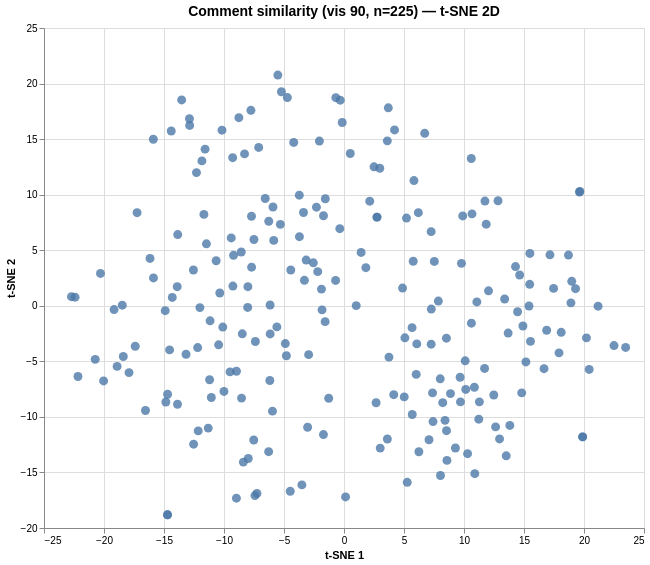

The specification (Vega-Lite) saved for this image:
### Vega specification from a JSON file in a GitHub repository (floating-point values rounded to 4 significant figures; data arrays with more than 128 entries replaced by an {"elided": "..."} marker saying what was removed)
{"$schema": "https://vega.github.io/schema/vega/v6.json", "data": [{"name": "param_1e9efca18e7a2868_store"}, {"name": "source_0", "values": {"elided": "225 records"}}, {"name": "source_0_x_domain_dim_1", "values": [{"min": -22.71, "max": 23.47}]}, {"name": "source_0_y_domain_dim_2", "values": [{"min": -18.82, "max": 20.76}]}], "signals": [{"name": "unit", "value": {}, "on": [{"events": "pointermove", "update": "isTuple(group()) ? group() : unit"}]}, {"name": "param_1e9efca18e7a2868", "update": "vlSelectionResolve(\"param_1e9efca18e7a2868_store\", \"union\")"}, {"name": "param_1e9efca18e7a2868_dim_1", "on": [{"events": [{"source": "view", "type": "dblclick"}], "update": "null"}, {"events": {"signal": "param_1e9efca18e7a2868_translate_delta"}, "update": "panLinear(param_1e9efca18e7a2868_translate_anchor.extent_x, -param_1e9efca18e7a2868_translate_delta.x / width)"}, {"events": {"signal": "param_1e9efca18e7a2868_zoom_delta"}, "update": "zoomLinear(domain(\"x\"), param_1e9efca18e7a2868_zoom_anchor.x, param_1e9efca18e7a2868_zoom_delta)"}]}, {"name": "param_1e9efca18e7a2868_dim_2", "on": [{"events": [{"source": "view", "type": "dblclick"}], "update": "null"}, {"events": {"signal": "param_1e9efca18e7a2868_translate_delta"}, "update": "panLinear(param_1e9efca18e7a2868_translate_anchor.extent_y, param_1e9efca18e7a2868_translate_delta.y / height)"}, {"events": {"signal": "param_1e9efca18e7a2868_zoom_delta"}, "update": "zoomLinear(domain(\"y\"), param_1e9efca18e7a2868_zoom_anchor.y, param_1e9efca18e7a2868_zoom_delta)"}]}, {"name": "param_1e9efca18e7a2868_tuple", "on": [{"events": [{"signal": "param_1e9efca18e7a2868_dim_1 || param_1e9efca18e7a2868_dim_2"}], "update": "param_1e9efca18e7a2868_dim_1 && param_1e9efca18e7a2868_dim_2 ? {unit: \"\", fields: param_1e9efca18e7a2868_tuple_fields, values: [param_1e9efca18e7a2868_dim_1,param_1e9efca18e7a2868_dim_2]} : null"}]}, {"name": "param_1e9efca18e7a2868_tuple_fields", "value": [{"field": "dim_1", "channel": "x", "type": "R"}, {"field": "dim_2", "channel": "y", "type": "R"}]}, {"name": "param_1e9efca18e7a2868_translate_anchor", "value": {}, "on": [{"events": [{"source": "scope", "type": "pointerdown"}], "update": "{x: x(unit), y: y(unit), extent_x: domain(\"x\"), extent_y: domain(\"y\")}"}]}, {"name": "param_1e9efca18e7a2868_translate_delta", "value": {}, "on": [{"events": [{"source": "window", "between": [{"source": "scope", "type": "pointerdown"}, {"source": "window", "type": "pointerup"}], "consume": true, "type": "pointermove"}], "update": "{x: param_1e9efca18e7a2868_translate_anchor.x - x(unit), y: param_1e9efca18e7a2868_translate_anchor.y - y(unit)}"}]}, {"name": "param_1e9efca18e7a2868_zoom_anchor", "on": [{"events": [{"source": "scope", "consume": true, "type": "wheel"}], "update": "{x: invert(\"x\", x(unit)), y: invert(\"y\", y(unit))}"}]}, {"name": "param_1e9efca18e7a2868_zoom_delta", "on": [{"events": [{"source": "scope", "type": "wheel", "consume": true}], "update": "pow(1.001, event.deltaY * pow(16, event.deltaMode))", "force": true}]}, {"name": "param_1e9efca18e7a2868_modify", "on": [{"events": {"signal": "param_1e9efca18e7a2868_tuple"}, "update": "modify(\"param_1e9efca18e7a2868_store\", param_1e9efca18e7a2868_tuple, true)"}]}], "marks": [{"type": "symbol", "name": "marks", "from": {"data": "source_0"}, "encode": {"update": {"opacity": {"value": 0.8}, "shape": {"value": "circle"}, "x": {"field": "dim_1", "scale": "x"}, "fill": {"value": "#4c78a8"}, "size": {"value": 80}, "tooltip": {"signal": "{\"Comment #\": format(datum[\"index\"], \"\"), \"Comment\": isValid(datum[\"comment\"]) ? datum[\"comment\"] : \"\"+datum[\"comment\"]}"}, "y": {"field": "dim_2", "scale": "y"}}}, "style": ["circle"], "clip": true, "interactive": true}], "scales": [{"name": "x", "type": "linear", "domain": [{"signal": "(data(\"source_0_x_domain_dim_1\")[0] || {}).min"}, {"signal": "(data(\"source_0_x_domain_dim_1\")[0] || {}).max"}], "range": [0, {"signal": "width"}], "zero": true, "nice": true, "domainRaw": {"signal": "param_1e9efca18e7a2868[\"dim_1\"]"}}, {"name": "y", "type": "linear", "domain": [{"signal": "(data(\"source_0_y_domain_dim_2\")[0] || {}).min"}, {"signal": "(data(\"source_0_y_domain_dim_2\")[0] || {}).max"}], "range": [{"signal": "height"}, 0], "nice": true, "domainRaw": {"signal": "param_1e9efca18e7a2868[\"dim_2\"]"}, "zero": true}], "axes": [{"scale": "x", "orient": "bottom", "aria": false, "gridScale": "y", "domain": false, "labels": false, "ticks": false, "tickCount": {"signal": "ceil(width/40)"}, "maxExtent": 0, "minExtent": 0, "zindex": 0, "grid": true}, {"scale": "y", "labels": false, "gridScale": "x", "minExtent": 0, "maxExtent": 0, "aria": false, "orient": "left", "ticks": false, "zindex": 0, "tickCount": {"signal": "ceil(height/40)"}, "domain": false, "grid": true}, {"scale": "x", "labelOverlap": true, "tickCount": {"signal": "ceil(width/40)"}, "labelFlush": true, "orient": "bottom", "title": "t-SNE 1", "zindex": 0, "grid": false}, {"scale": "y", "title": "t-SNE 2", "zindex": 0, "orient": "left", "labelOverlap": true, "grid": false, "tickCount": {"signal": "ceil(height/40)"}}], "title": {"text": "Comment similarity (vis 90, n=225) — t-SNE 2D", "fontSize": 14, "frame": "group"}, "height": 500, "padding": 5, "style": "cell", "width": 600, "background": "white"}
